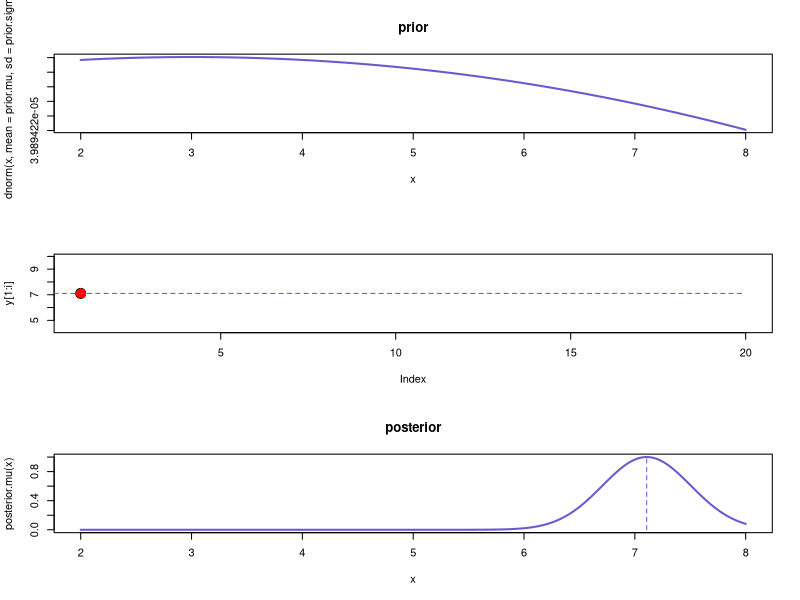
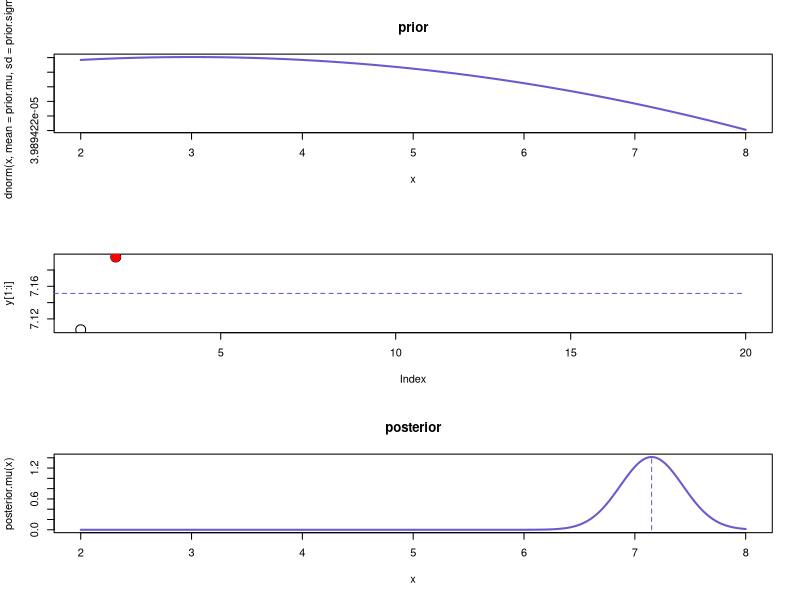
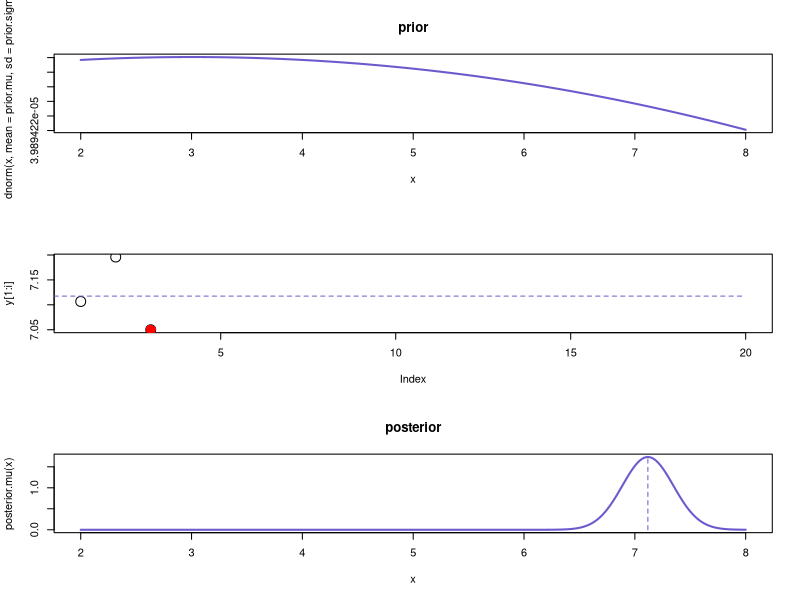
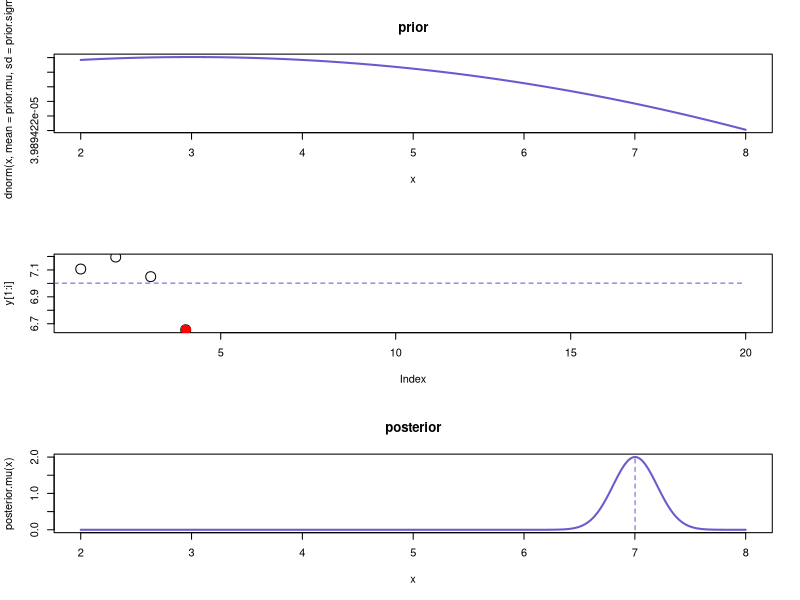
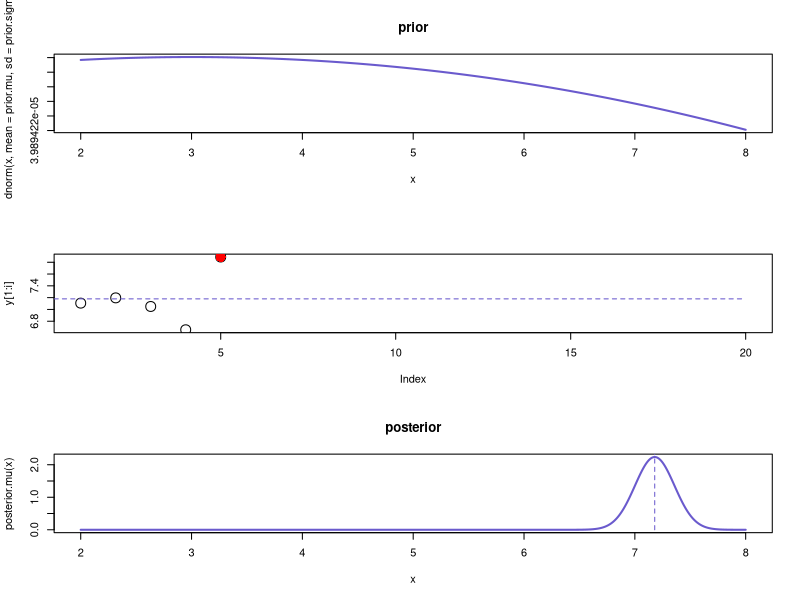
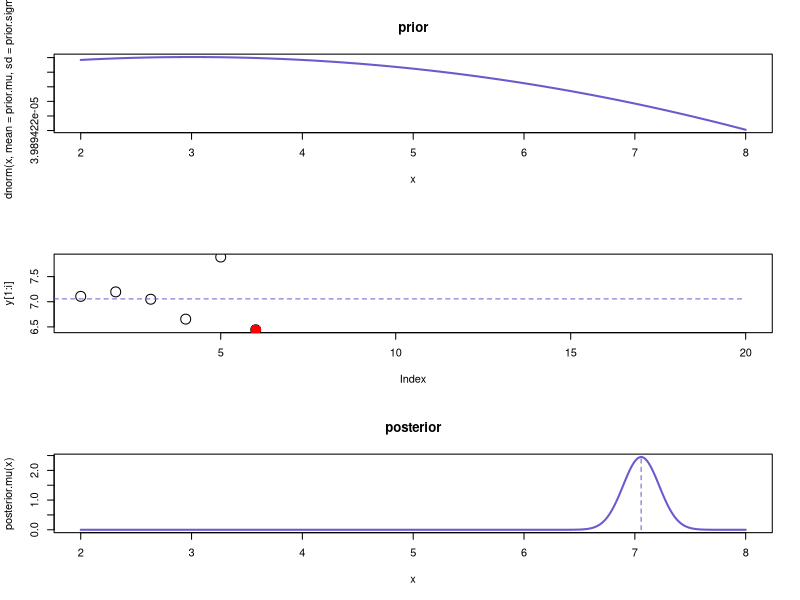
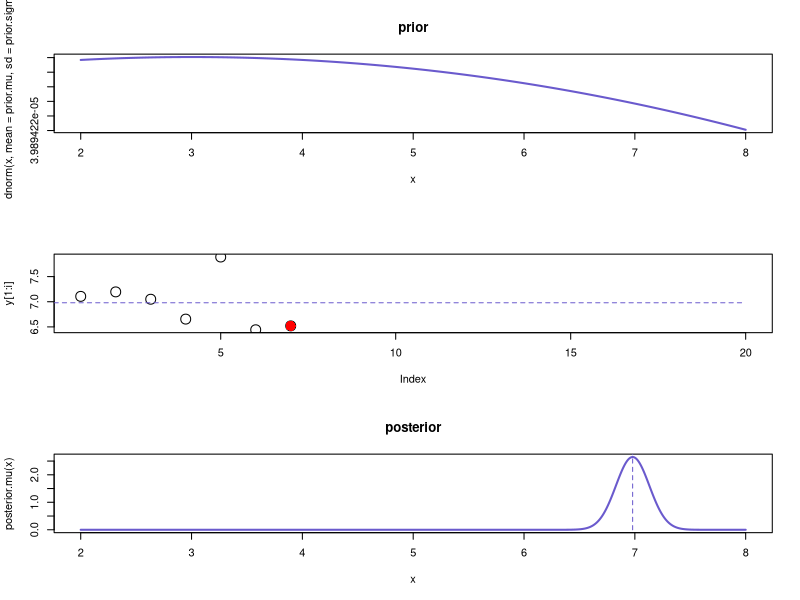
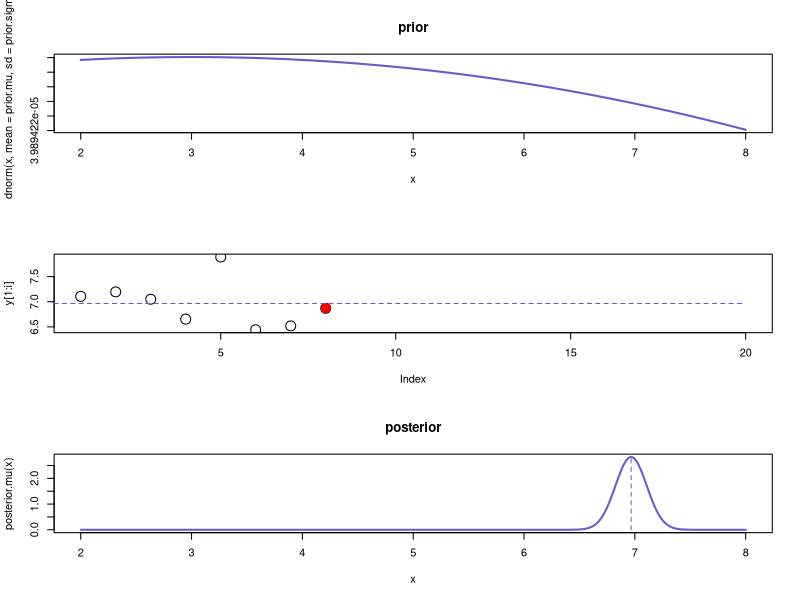

The R script that drew these images, in order:
##########################################################
# show updating process iteratively
# just paste all of this code into R to execute it

# generate data
n <- 20
y <- rnorm( n , mean=7 , sd=0.5 )
# assign prior and compute posterior as we add each y value to observations
prior.mu <- 3
k.sigma <- sd(y)
prior.sigma <- 10000
par(mfcol=c(3,1))
for ( i in 1:length(y) ) {
    # plot prior
    curve( dnorm(x,mean=prior.mu,sd=prior.sigma) ,from=2,to=8,n=1000,col="slateblue",lwd=2 , main="prior")
    # plot y values sampled so far
    plot( y[1:i] , cex=2 , xlim=c(1,length(y)) )
    points( i , y[i] , col="red" , pch=16 , cex=2 )
    lines( c(0,length(y)) , c(mean(y[1:i]),mean(y[1:i])) , lty=2 , col="slateblue" )
    # plot posterior so far
    yy <- y[1:i]
    posterior.mu <- function(x) dnorm( x , mean= ( prior.mu/prior.sigma^2 + sum(yy)/k.sigma^2 ) / (1/prior.sigma^2 + length(yy)/k.sigma^2) , sd=sqrt(1/(1/prior.sigma^2 + length(yy)/k.sigma^2)) )
    curve( posterior.mu(x) ,from=2,to=8,n=1000,col="slateblue",lwd=2,main="posterior")
    lines( c(mean(y[1:i]),mean(y[1:i])) , c(0,1000) , lty=2 , col="slateblue" )
    # wait for input to redraw
    readline()
}